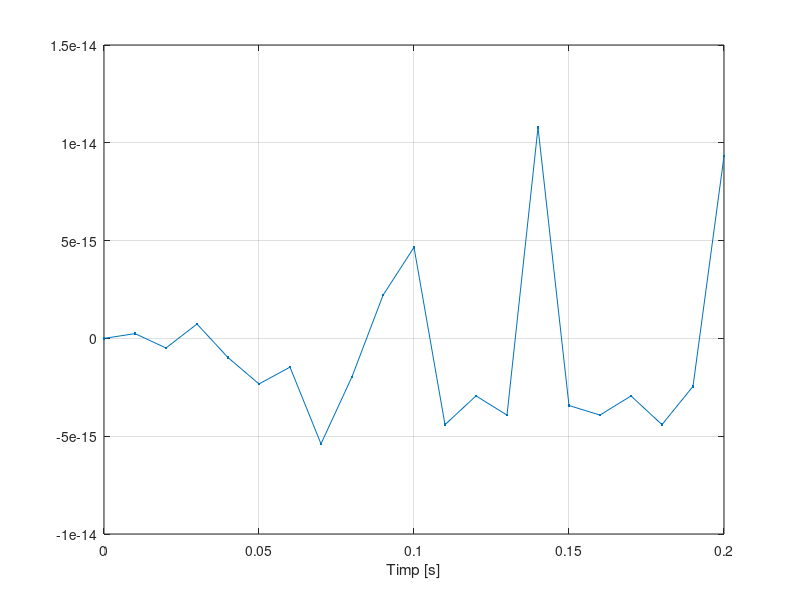
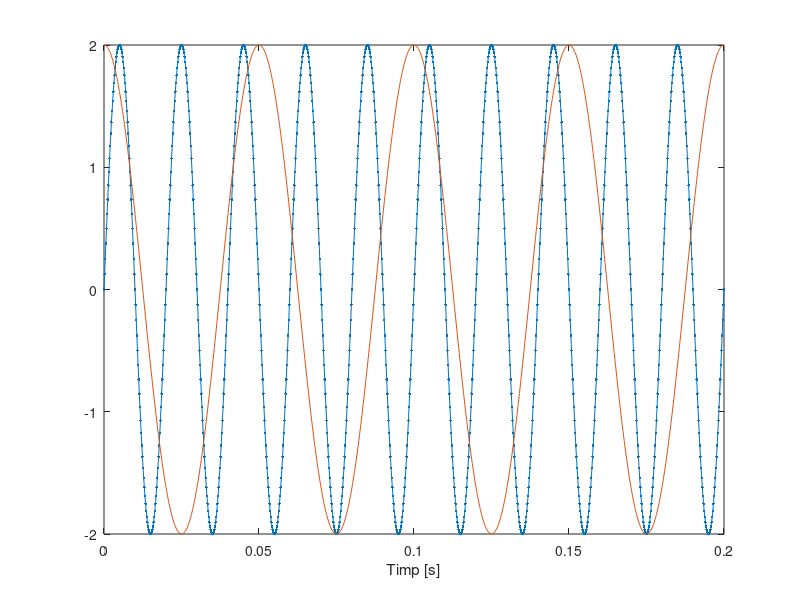

Recreate these plots in MATLAB, in order.
%%%E5:
F = 50;
t = 0:0.01:0.2;
s = 2*sin(2*pi*F*t);
figure
plot(t,s,'.-'),xlabel('Timp [s]'),grid %%NU sunt destule puncte pentru a aproxima corect un sinus
figure
t = 0:0.0002:0.2;
s = 2*sin(2*pi*F*t); 
plot(t,s,'.-'),xlabel('Timp [s]'),grid    
hold on;
F=20;
s=2*cos(2*pi*F*t);
plot(t,s,'-'),xlabel('Timp [s]'),grid 